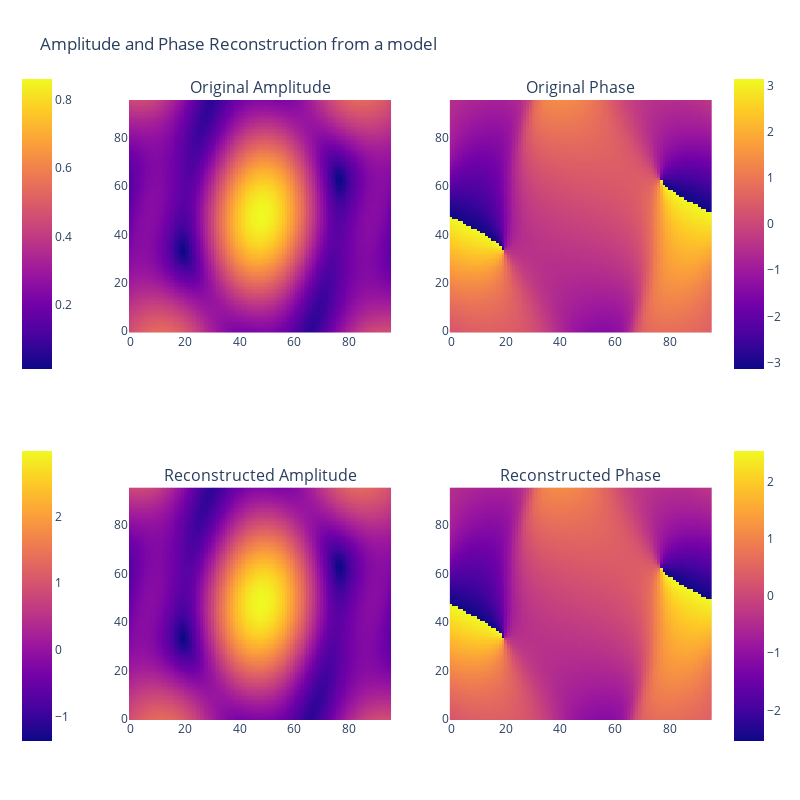

Notebook cell for this chart:
### Code cell
plot_amp_phase_prediction(processed_train_amp_phase_array[n][0],
                          processed_train_amp_phase_array[n][1],
                          original_amp_phase_array[n][0],
                          original_amp_phase_array[n][1],
                          "a")

### Figure 1 — Plotly figure (JSON) as saved in the notebook; plotly's stock layout.template omitted (floating-point values rounded to 4 significant figures; data arrays with more than 128 entries replaced by an {"elided": "..."} marker saying what was removed)
{"data": [{"colorbar": {"len": 0.5, "x": -0.2, "y": 0.8}, "type": "heatmap", "xaxis": "x", "yaxis": "y", "z": {"elided": "96x96 float values"}}, {"colorbar": {"len": 0.5, "x": 1.02, "y": 0.8}, "type": "heatmap", "xaxis": "x2", "yaxis": "y2", "z": {"elided": "96x96 float values"}}, {"colorbar": {"len": 0.5, "x": -0.2, "y": 0.2}, "type": "heatmap", "xaxis": "x3", "yaxis": "y3", "z": {"elided": "96x96 float values"}}, {"colorbar": {"len": 0.5, "x": 1.02, "y": 0.2}, "type": "heatmap", "xaxis": "x4", "yaxis": "y4", "z": {"elided": "96x96 float values"}}], "layout": {"annotations": [{"font": {"size": 16}, "showarrow": false, "text": "Original Amplitude", "x": 0.225, "xanchor": "center", "xref": "paper", "y": 1, "yanchor": "bottom", "yref": "paper"}, {"font": {"size": 16}, "showarrow": false, "text": "Original Phase", "x": 0.775, "xanchor": "center", "xref": "paper", "y": 1, "yanchor": "bottom", "yref": "paper"}, {"font": {"size": 16}, "showarrow": false, "text": "Reconstructed Amplitude", "x": 0.225, "xanchor": "center", "xref": "paper", "y": 0.375, "yanchor": "bottom", "yref": "paper"}, {"font": {"size": 16}, "showarrow": false, "text": "Reconstructed Phase", "x": 0.775, "xanchor": "center", "xref": "paper", "y": 0.375, "yanchor": "bottom", "yref": "paper"}], "height": 800, "title": {"text": "Amplitude and Phase Reconstruction from a model"}, "width": 800, "xaxis": {"anchor": "y", "autorange": true, "domain": [0, 0.45], "range": [-0.5, 95.5]}, "xaxis2": {"anchor": "y2", "autorange": true, "domain": [0.55, 1], "range": [-0.5, 95.5]}, "xaxis3": {"anchor": "y3", "autorange": true, "domain": [0, 0.45], "range": [-0.5, 95.5]}, "xaxis4": {"anchor": "y4", "autorange": true, "domain": [0.55, 1], "range": [-0.5, 95.5]}, "yaxis": {"anchor": "x", "autorange": true, "domain": [0.625, 1], "range": [-0.5, 95.5]}, "yaxis2": {"anchor": "x2", "autorange": true, "domain": [0.625, 1], "range": [-0.5, 95.5]}, "yaxis3": {"anchor": "x3", "autorange": true, "domain": [0, 0.375], "range": [-0.5, 95.5]}, "yaxis4": {"anchor": "x4", "autorange": true, "domain": [0, 0.375], "range": [-0.5, 95.5]}}}
